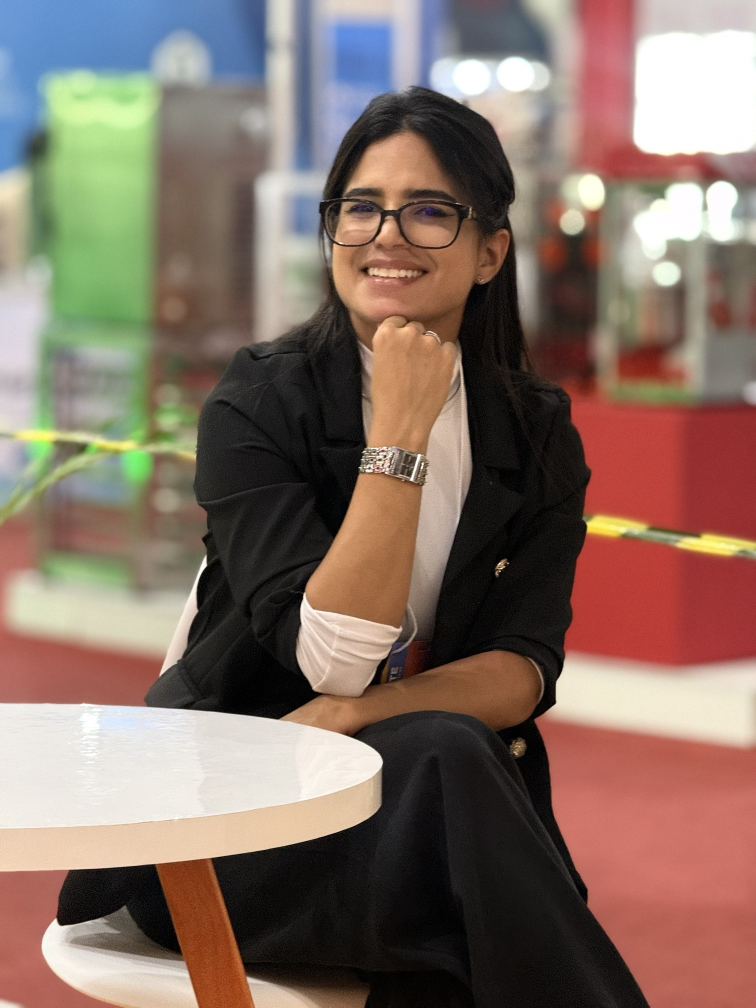
#> input picture fonte/img/mylena/close-sorrindo.jpg, 1512 x 2016 px, given in place of feira-sorrindo.jpg, which was not available (shown at 1/2 size)
$ python edita_fotos.py
#> lines starting #> are read from the running program, lines starting #| are printed output that depends on the picture; after the words box and inside, x2 and y2 are one past the last pixel; in counts of white or black regions, pixels touching at a corner belong together
"""Tratamento de fotos: fundo escurecido, dessaturado e desfocado; pele valorizada; vinheta."""
from PIL import Image, ImageEnhance, ImageFilter, ImageDraw, ImageChops

P = 'img/mylena/'
# arquivo: (centro x, centro y, raio x, raio y) da elipse que cobre a pessoa
FOTOS = {
    'feira-sorrindo': (1000, 1180, 400, 940),
    'feira-seria': (950, 1180, 400, 940),
    'close-sorrindo': (800, 1000, 450, 980),
    'selfie-preta': (725, 1350, 700, 1350),
}


def warm(im, r=1.03, b=0.96):
    ch = im.split()
    return Image.merge('RGB', (ch[0].point(lambda v: min(255, int(v * r))), ch[1], ch[2].point(lambda v: int(v * b))))


def tint_shadows(im, color=(14, 30, 20), amount=0.45):
    lay = Image.new('RGB', im.size, color)
    lum = im.convert('L').point(lambda v: int((255 - v) * amount))
    return Image.composite(lay, im, lum)


for nome, (cx, cy, rx, ry) in FOTOS.items():
    im = Image.open(P + nome + '.jpg').convert('RGB')
#> im is the input picture: PIL image 1512x2016 RGB; mean R, G, B 132.8, 111.9, 101
    w, h = im.size
#> w = 1512; h = 2016
    sub = ImageEnhance.Contrast(im).enhance(1.1)
    sub = ImageEnhance.Color(sub).enhance(0.86)
    sub = ImageEnhance.Brightness(sub).enhance(1.04)
    sub = warm(sub).filter(ImageFilter.UnsharpMask(radius=2, percent=60, threshold=3))
    bg = im.filter(ImageFilter.GaussianBlur(16))
    bg = ImageEnhance.Color(bg).enhance(0.22)
    bg = ImageEnhance.Brightness(bg).enhance(0.55)
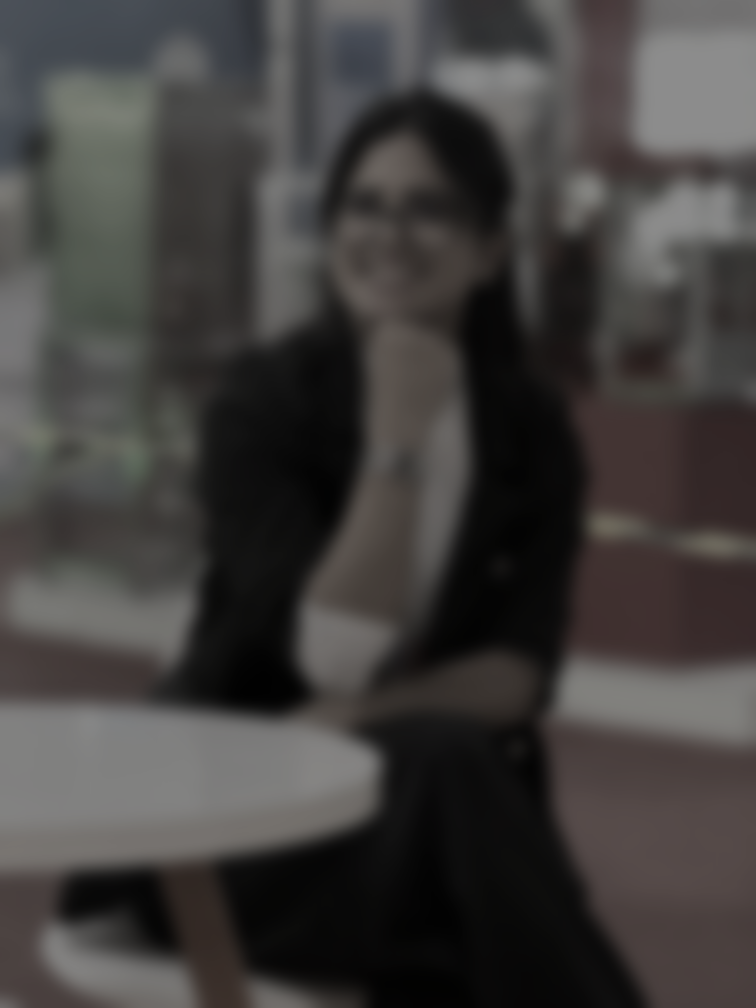
#> bg: PIL image 1512x2016 RGB (shown at 1/2 size); mean R, G, B 65.5, 63, 61.6
    bg = tint_shadows(bg)
#> in tint_shadows, `lay = Image.new('RGB', im.size, color)`:
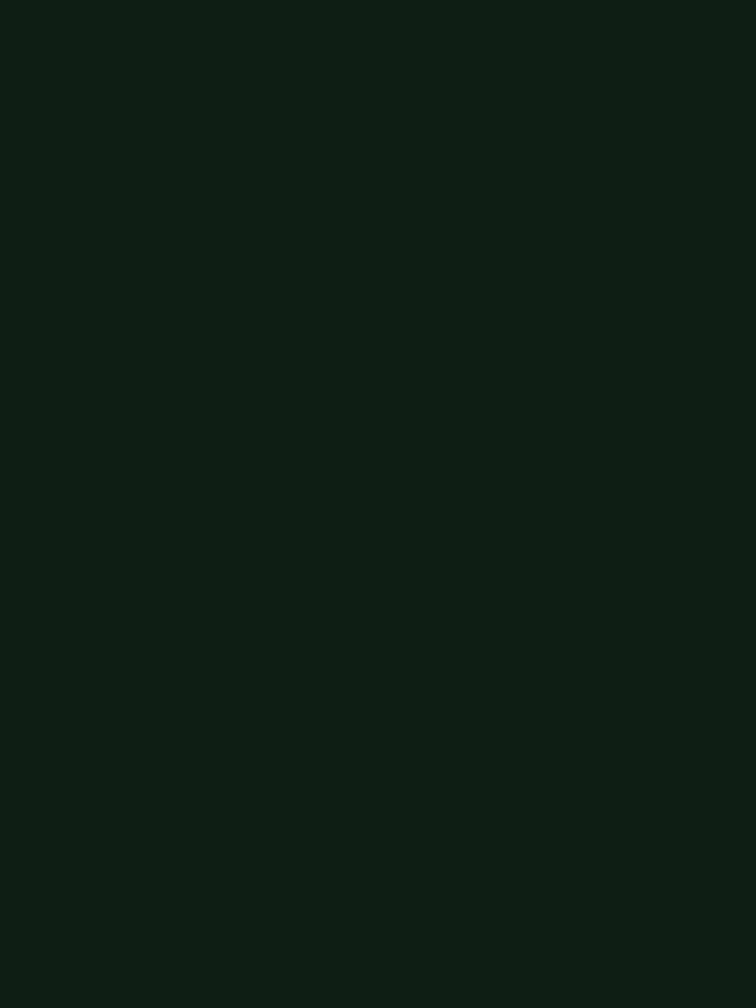
#> lay: PIL image 1512x2016 RGB (shown at 1/2 size); mean R, G, B 14, 30, 20
#> in tint_shadows, `lum = im.convert('L').point(lambda v: int((255 - v) * amount))`:
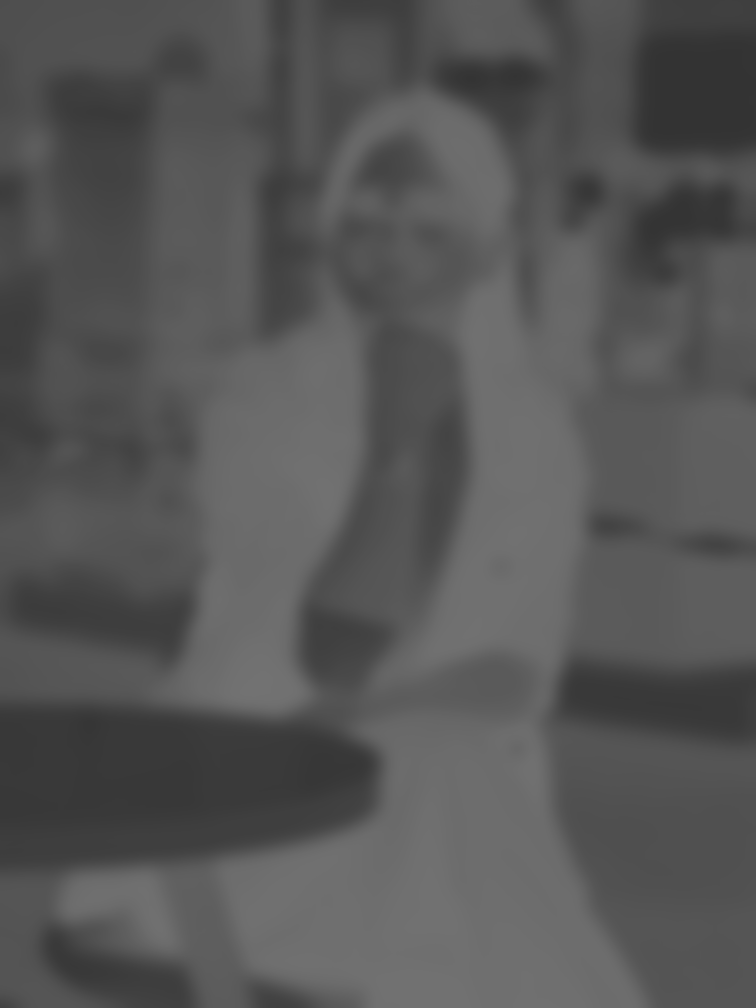
#> lum: PIL image 1512x2016 L (shown at 1/2 size); min 51, max 114, mean 85.7
    mask = Image.new('L', (w, h), 0)
#> mask: PIL image 1512x2016 L; every value is 0
    ImageDraw.Draw(mask).ellipse((cx - rx, cy - ry, cx + rx, cy + ry), fill=255)
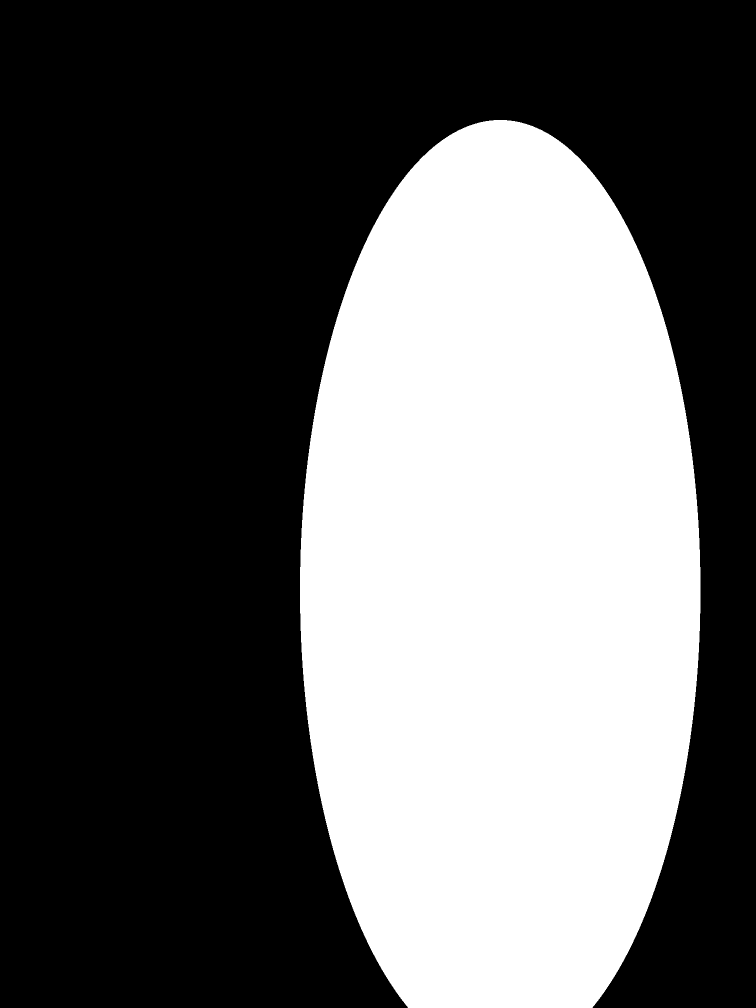
#> mask: PIL image 1512x2016 L (shown at 1/2 size); 38% white; 1 white region, box (x1, y1, x2, y2) and area: (600, 240, 1401, 2016) 1157282
    mask = mask.filter(ImageFilter.GaussianBlur(110))
    out = Image.composite(sub, bg, mask)
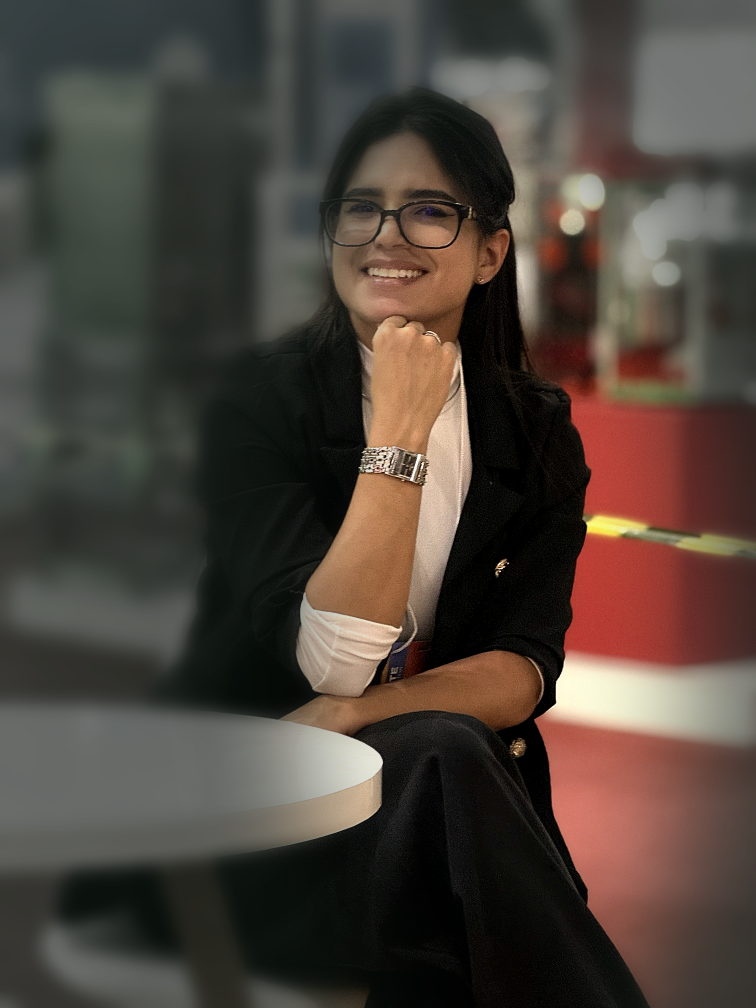
#> out: PIL image 1512x2016 RGB (shown at 1/2 size); mean R, G, B 77.2, 67.1, 59.3
    # vinheta
    vig = Image.new('L', (w, h), 0)
    ImageDraw.Draw(vig).ellipse((-w * .25, -h * .15, w * 1.25, h * 1.15), fill=255)
#> vig: PIL image 1512x2016 L; 99.9% white; 4 black regions, box (x1, y1, x2, y2) and area: (0, 0, 32, 32) 506, (1481, 0, 1512, 31) 474, (0, 1985, 31, 2016) 474, (1482, 1986, 1512, 2016) 443
    vig = vig.filter(ImageFilter.GaussianBlur(220))
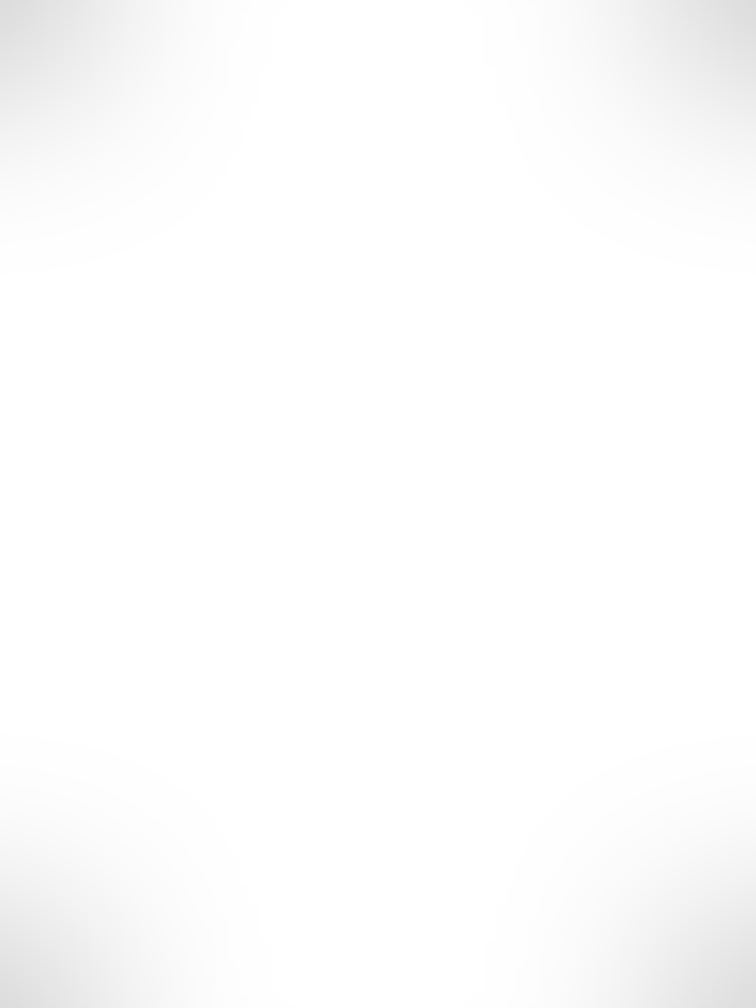
#> vig: PIL image 1512x2016 L (shown at 1/2 size); min 220, max 255, mean 252.6
    out = Image.composite(out, Image.new('RGB', (w, h), (8, 10, 9)), vig)
    out.save(P + nome + '_ed.jpg', quality=93)
    print(nome, 'ok')
#> pass 2 of the loop `for nome, (cx, cy, rx, ry) in FOTOS.items():`:
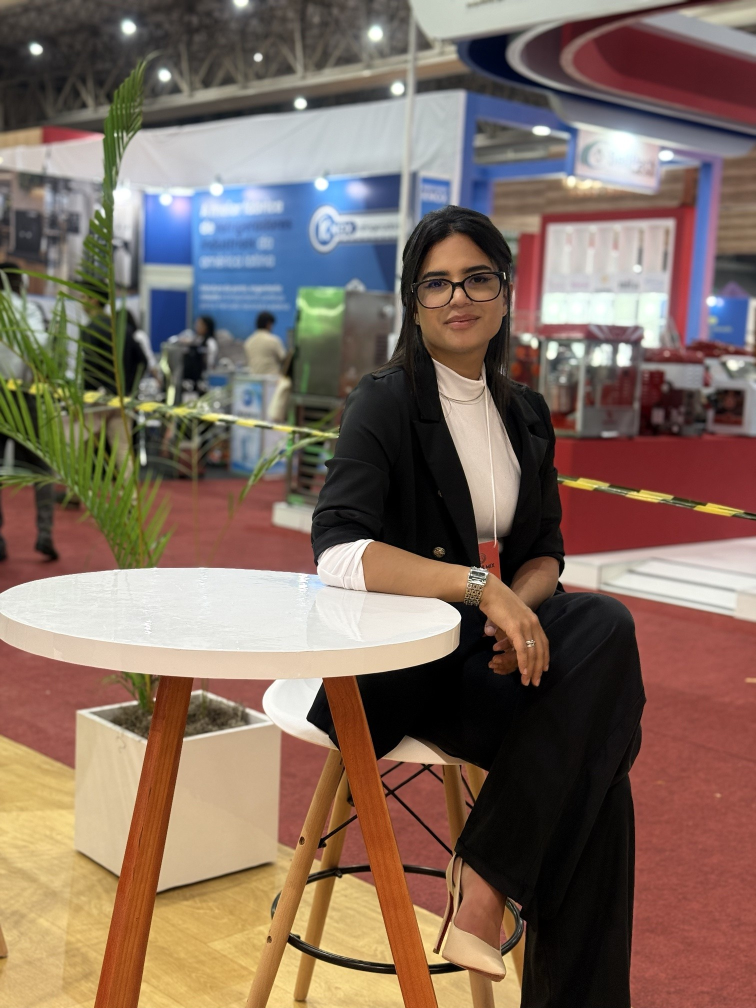
#> input picture fonte/img/mylena/feira-seria.jpg, 1512 x 2016 px (shown at 1/2 size)
#> im is the input picture: PIL image 1512x2016 RGB; mean R, G, B 128.3, 108, 95.7
#> `ImageDraw.Draw(mask).ellipse((cx - rx, cy - ry, cx + rx, cy + ry), fil..`:
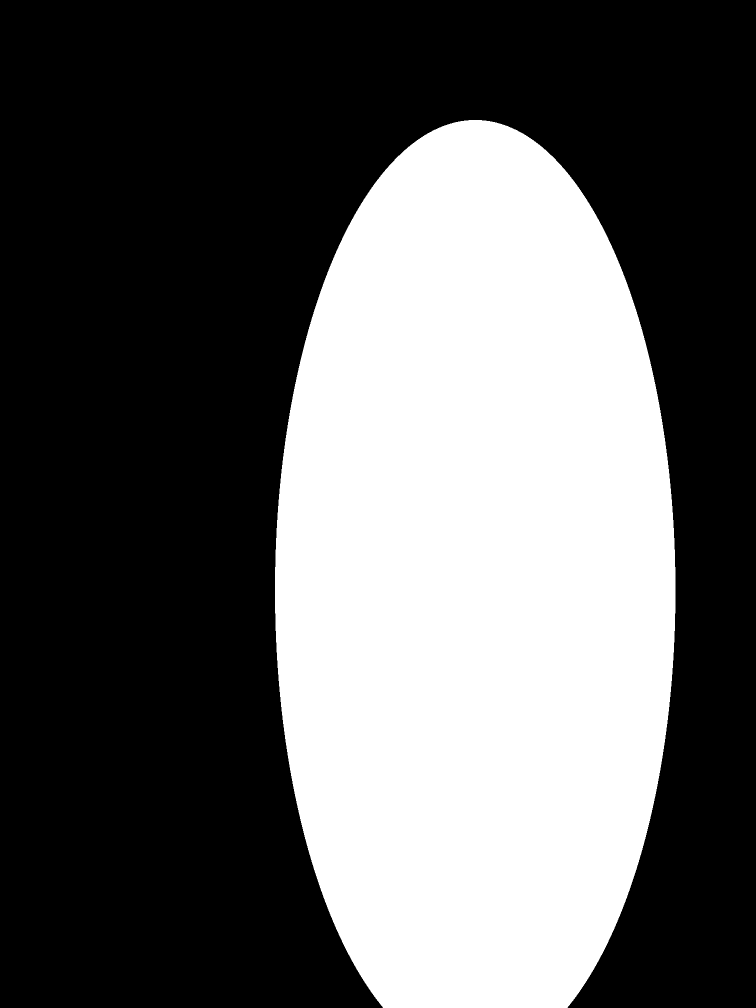
#> mask: PIL image 1512x2016 L (shown at 1/2 size); 38% white; 1 white region, box (x1, y1, x2, y2) and area: (550, 240, 1351, 2016) 1157282
#> `out = Image.composite(sub, bg, mask)`:
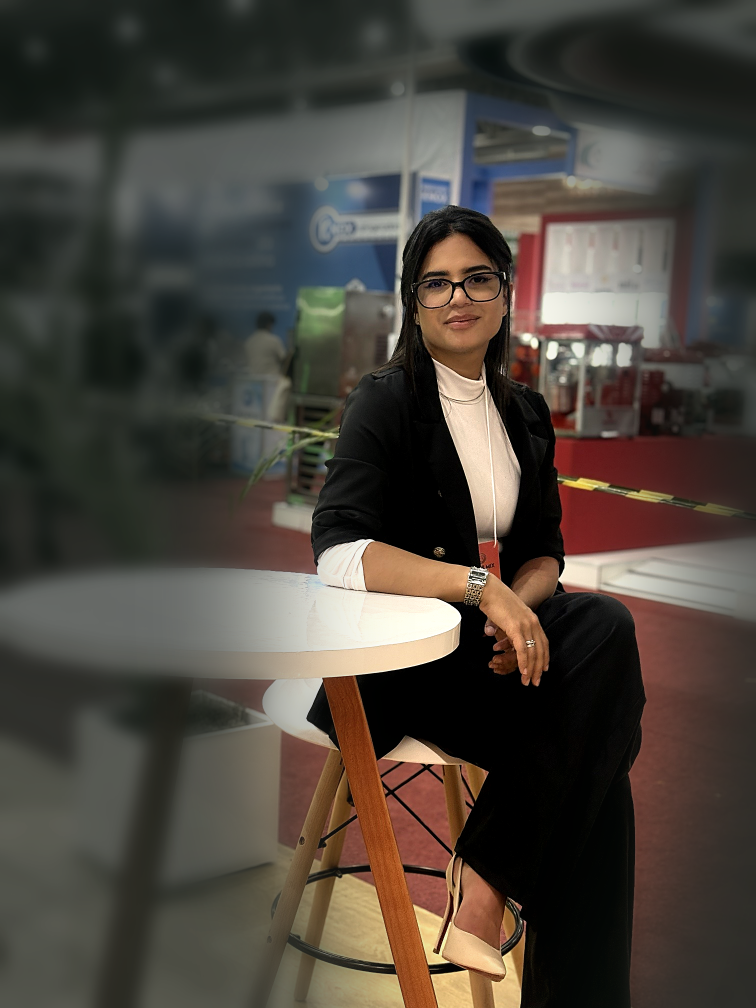
#> out: PIL image 1512x2016 RGB (shown at 1/2 size); mean R, G, B 75, 68.5, 60.7
